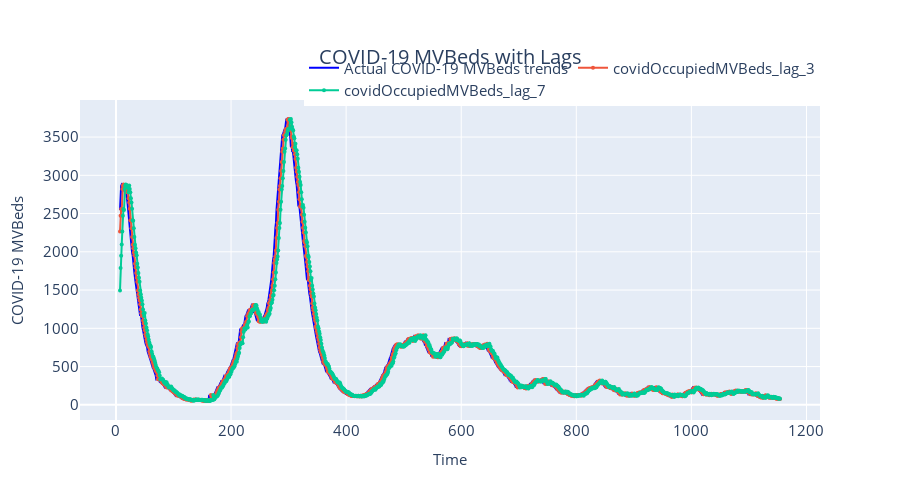

Notebook source saved alongside this figure:
### Code cell
# plot covidOccupiedMVBeds with lags to see how they correlate with the original data
fig = go.Figure()
fig.add_trace(
    go.Scatter(
        x=data_with_lags.index,
        y=data_with_lags["covidOccupiedMVBeds"],
        mode="lines",
        marker=dict(size=6, opacity=0.5),
        line=dict(color="blue", width=2),
        name="Actual COVID-19 MVBeds trends",
    )
)

for lag in added_features:
    fig.add_trace(
        go.Scatter(
            x=data_with_lags.index,
            y=data_with_lags[lag],
            mode="lines+markers",
            marker=dict(size=4),
            line=dict(width=2),
            name=lag,
        )
    )

fig = format_plot(fig, title="COVID-19 MVBeds with Lags", ylabel="COVID-19 MVBeds")
fig.show()

### Figure 1 — Plotly figure (JSON) as saved in the notebook; plotly's stock layout.template omitted (floating-point values rounded to 4 significant figures; data arrays with more than 128 entries replaced by an {"elided": "..."} marker saying what was removed)
{"data": [{"line": {"color": "blue", "width": 2}, "marker": {"opacity": 0.5, "size": 6}, "mode": "lines", "name": "Actual COVID-19 MVBeds trends", "type": "scatter", "x": {"elided": "1148 int values"}, "y": {"elided": "1148 int values"}}, {"line": {"width": 2}, "marker": {"size": 4}, "mode": "lines+markers", "name": "covidOccupiedMVBeds_lag_3", "type": "scatter", "x": {"elided": "1148 int values"}, "y": {"elided": "1148 int values"}}, {"line": {"width": 2}, "marker": {"size": 4}, "mode": "lines+markers", "name": "covidOccupiedMVBeds_lag_7", "type": "scatter", "x": {"elided": "1148 int values"}, "y": {"elided": "1148 int values"}}], "layout": {"autosize": false, "height": 500, "legend": {"font": {"size": 15}, "orientation": "h", "title": {}, "x": 1, "xanchor": "right", "y": 0.98, "yanchor": "bottom"}, "title": {"font": {"size": 20}, "text": "COVID-19 MVBeds with Lags", "x": 0.5, "xanchor": "center", "yanchor": "top"}, "width": 900, "xaxis": {"tickfont": {"size": 15}, "title": {"font": {"size": 15}, "text": "Time"}}, "yaxis": {"tickfont": {"size": 15}, "title": {"font": {"size": 15}, "text": "COVID-19 MVBeds"}}}}
